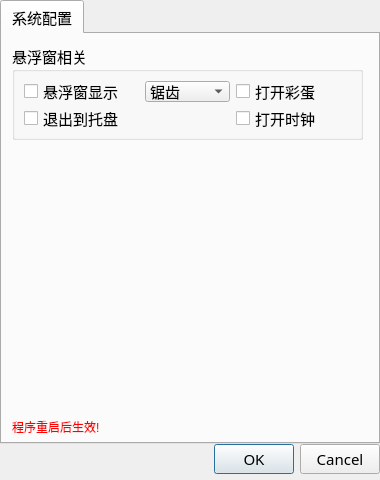
<?xml version="1.0" encoding="UTF-8"?>
<ui version="4.0">
 <class>DlgFrm</class>
 <widget class="QDialog" name="DlgFrm">
  <property name="geometry">
   <rect>
    <x>0</x>
    <y>0</y>
    <width>380</width>
    <height>480</height>
   </rect>
  </property>
  <property name="minimumSize">
   <size>
    <width>380</width>
    <height>480</height>
   </size>
  </property>
  <property name="font">
   <font>
    <family>微软雅黑</family>
    <pointsize>11</pointsize>
    <weight>50</weight>
    <bold>false</bold>
   </font>
  </property>
  <property name="windowTitle">
   <string>Dialog</string>
  </property>
  <layout class="QVBoxLayout" name="verticalLayout">
   <property name="spacing">
    <number>0</number>
   </property>
   <property name="leftMargin">
    <number>0</number>
   </property>
   <property name="topMargin">
    <number>0</number>
   </property>
   <property name="rightMargin">
    <number>0</number>
   </property>
   <property name="bottomMargin">
    <number>6</number>
   </property>
   <item>
    <widget class="QTabWidget" name="tabWidget">
     <property name="currentIndex">
      <number>0</number>
     </property>
     <widget class="QWidget" name="tab">
      <attribute name="title">
       <string>系统配置</string>
      </attribute>
      <widget class="QGroupBox" name="groupBox">
       <property name="geometry">
        <rect>
         <x>10</x>
         <y>10</y>
         <width>351</width>
         <height>96</height>
        </rect>
       </property>
       <property name="title">
        <string>悬浮窗相关</string>
       </property>
       <layout class="QGridLayout" name="gridLayout" columnstretch="0,0,0">
        <item row="0" column="0">
         <widget class="QCheckBox" name="chkSuspenShow">
          <property name="text">
           <string>悬浮窗显示</string>
          </property>
         </widget>
        </item>
        <item row="0" column="1">
         <widget class="QComboBox" name="cboxSuspenPaint">
          <property name="minimumSize">
           <size>
            <width>85</width>
            <height>0</height>
           </size>
          </property>
          <property name="maximumSize">
           <size>
            <width>70</width>
            <height>16777215</height>
           </size>
          </property>
          <property name="currentIndex">
           <number>0</number>
          </property>
          <item>
           <property name="text">
            <string>锯齿</string>
           </property>
          </item>
          <item>
           <property name="text">
            <string>抗锯齿</string>
           </property>
          </item>
          <item>
           <property name="text">
            <string>动画</string>
           </property>
          </item>
         </widget>
        </item>
        <item row="0" column="2">
         <widget class="QCheckBox" name="chkGoodGif">
          <property name="text">
           <string>打开彩蛋</string>
          </property>
         </widget>
        </item>
        <item row="1" column="2">
         <widget class="QCheckBox" name="chkClock">
          <property name="text">
           <string>打开时钟</string>
          </property>
         </widget>
        </item>
        <item row="1" column="0">
         <widget class="QCheckBox" name="chkSuspenExit">
          <property name="text">
           <string>退出到托盘</string>
          </property>
         </widget>
        </item>
       </layout>
      </widget>
      <widget class="QLabel" name="label_2">
       <property name="geometry">
        <rect>
         <x>10</x>
         <y>380</y>
         <width>121</width>
         <height>26</height>
        </rect>
       </property>
       <property name="styleSheet">
        <string notr="true">color: rgb(255, 0, 0);
font: 11pt &quot;微软雅黑&quot;;</string>
       </property>
       <property name="text">
        <string>程序重启后生效!</string>
       </property>
      </widget>
     </widget>
    </widget>
   </item>
   <item>
    <widget class="QDialogButtonBox" name="buttonBox">
     <property name="standardButtons">
      <set>QDialogButtonBox::Cancel|QDialogButtonBox::Ok</set>
     </property>
    </widget>
   </item>
  </layout>
 </widget>
 <resources/>
 <connections/>
</ui>
